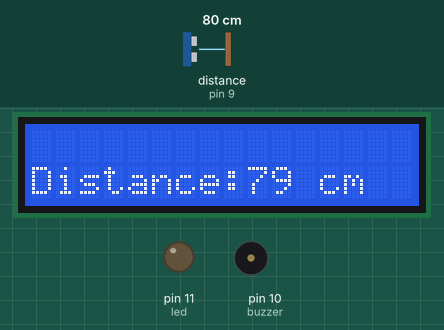
Simulated run of this sketch. Board: Arduino Uno, built with avr-gcc and run on an emulated ATmega328P. Parts: 16×2 character LCD, output pins drawn as LEDs (lit = HIGH), buzzer (waves = sounding, pin HIGH). Wiring (inferred from the names in the program): ultrasonic range finder: trigger pin 8; echo pin 9. Dashed ring = blinking. Inputs (shaded band) come from the test bench; at power-on: distance to the obstacle (sensor on pin 9) 80 cm. The echo pulse lasts 58.3 µs per cm; pins used as bus, display or sensor lines are not drawn; what the sketch prints to the serial monitor is not drawn.

Above: at 1.2 s.
1.3 s: distance to the obstacle (sensor on pin 9) set to 35 cm
At 2.2 s:
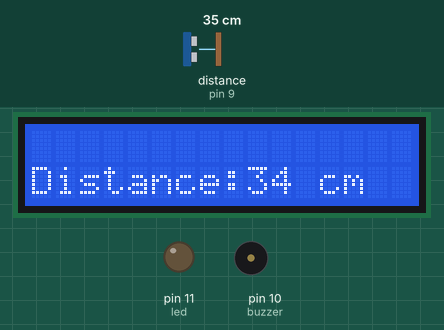
4.3 s: distance to the obstacle (sensor on pin 9) set to 2 cm
At 4.52 s:
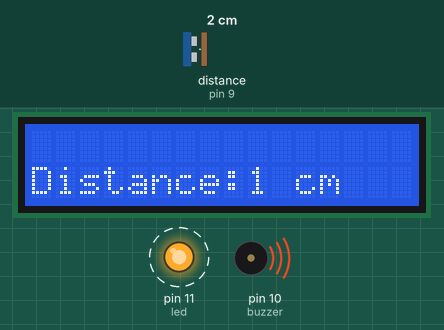
6.1 s: distance to the obstacle (sensor on pin 9) set to 60 cm
At 6.8 s:
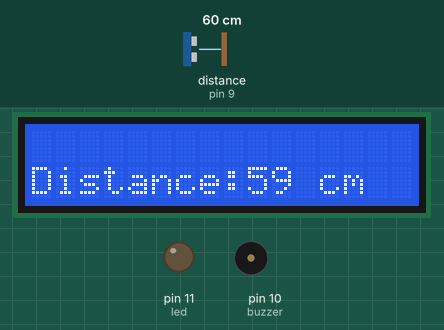
9.1 s: distance to the obstacle (sensor on pin 9) set to 250 cm
At 9.7 s:
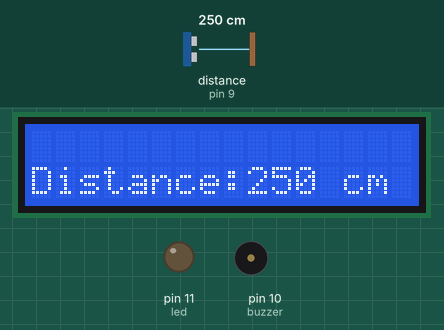
12.1 s: distance to the obstacle (sensor on pin 9) set to 35 cm
At 12.8 s:
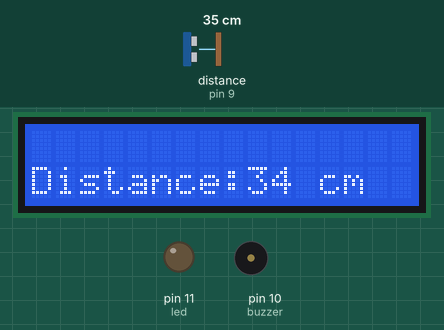
Timing chart, 0 to 15.1 s (numbered marks = the images above; inputs shaded):
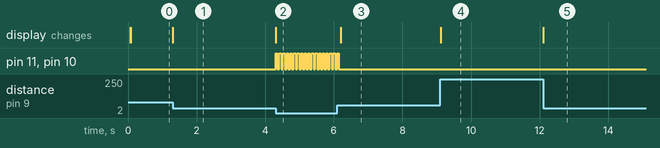

The sketch:

parksensor_copy.ino
```cpp
#include <LiquidCrystal.h>
int trigPin=8, echoPin=9, buzzer=10, led= 11;

LiquidCrystal lcd(6,7,5,4,3,2);

void setup() {
  pinMode(trigPin,OUTPUT);
  pinMode(echoPin,INPUT);
  pinMode(buzzer,OUTPUT);
  pinMode(led,OUTPUT);
  lcd.begin(16,2);
  Serial.begin(9600);


}

void loop() {

    long time, distance;
    digitalWrite(trigPin,LOW);
    delayMicroseconds(2);
    digitalWrite(trigPin,HIGH);
    delayMicroseconds(10);
    digitalWrite(trigPin,LOW);
    time=pulseIn(echoPin,HIGH);
    distance=(time/2)/29.1;
    Serial.println(distance);

    lcd.clear();
    lcd.setCursor(0,1);
    lcd.print("Distance:");
    lcd.setCursor(9, 1);
    lcd.print(distance);

      if(distance<10){
        lcd.setCursor(11, 1);
        lcd.print("cm");
      }
      else if(distance<100){
        lcd.setCursor(12, 1);
        lcd.print("cm");
      }
      else if(distance<1000){
        lcd.setCursor(13, 1); //Distance:115 cm
        lcd.print("cm");
    }

    if(distance<=5){
      digitalWrite(buzzer, HIGH);
      digitalWrite(led, HIGH);
      delay(50);
      digitalWrite(buzzer, LOW);
      digitalWrite(led, LOW);
      delay(50);
    }
    else if(distance<=10){
      digitalWrite(buzzer, HIGH);
      digitalWrite(led, HIGH);
      delay(75);
      digitalWrite(buzzer, LOW);
      digitalWrite(led, LOW);
      delay(75);
    }
    else if(distance<=15){
      digitalWrite(buzzer, HIGH);
      digitalWrite(led, HIGH);
      delay(100);
      digitalWrite(buzzer, LOW);
      digitalWrite(led, LOW);
      delay(100);
    }
    else if(distance<=20){
      digitalWrite(buzzer, HIGH);
      digitalWrite(led, HIGH);
      delay(125);
      digitalWrite(buzzer, LOW);
      digitalWrite(led, LOW);
      delay(125);
    }
    else if(distance<=30){
      digitalWrite(buzzer, HIGH);
      digitalWrite(led, HIGH);
      delay(150);
      digitalWrite(buzzer, LOW);
      digitalWrite(led, LOW);
      delay(150);
    }
  // put your main code here, to run repeatedly:

}
```

Measured:
- after the input at 1.3 s, the display: changes at once (image 1)
- after the input at 4.3 s, pin 11 (led), pin 10 (buzzer): alternates HIGH for 0.05 s and LOW for 0.06 s, starting at once; the display: changes at once (image 2)
- after the input at 6.1 s, pin 11 (led), pin 10 (buzzer): goes on until 6.1 s, then stays LOW; the display: changes after 0.10 s (image 3)
- after the input at 9.1 s, the display: changes at once (image 4)
- after the input at 12.1 s, the display: changes at once (image 5)
